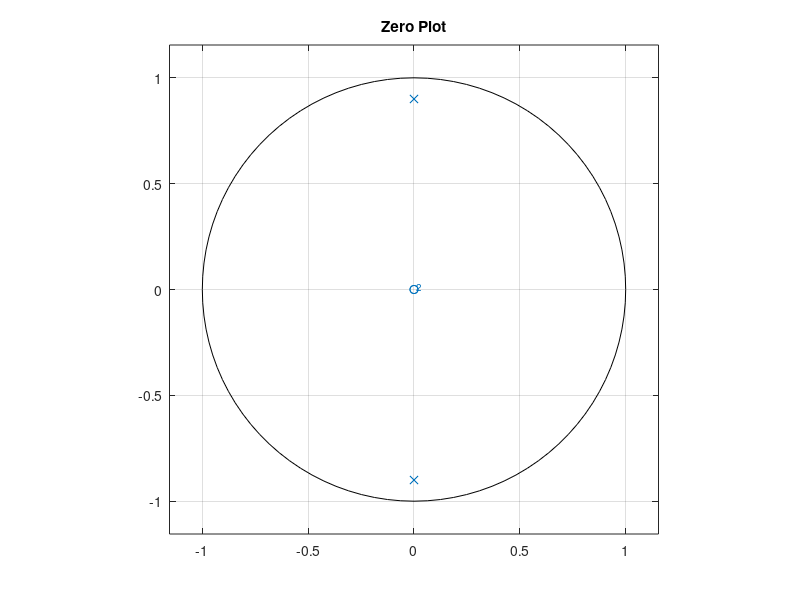
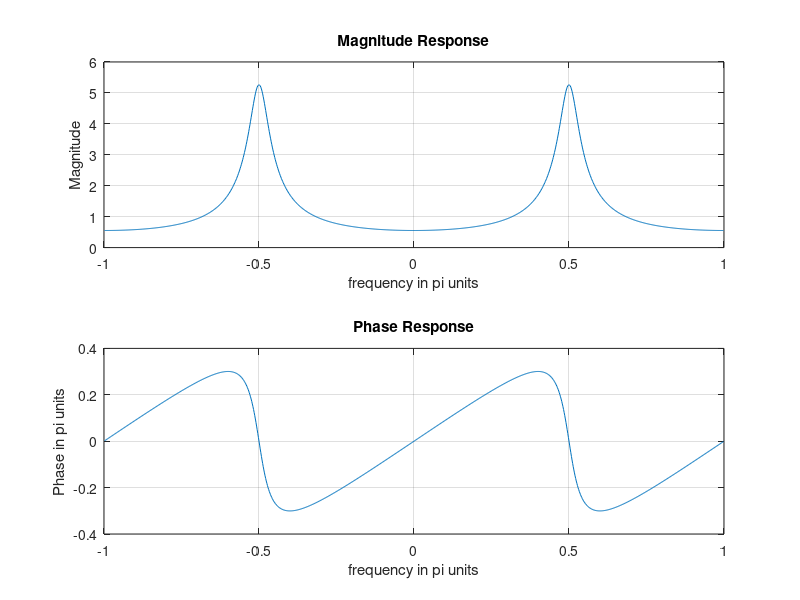
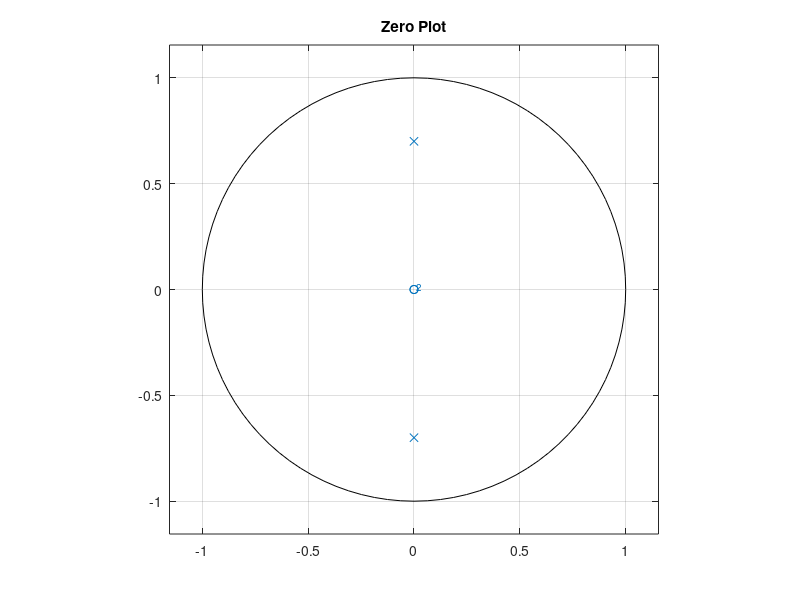
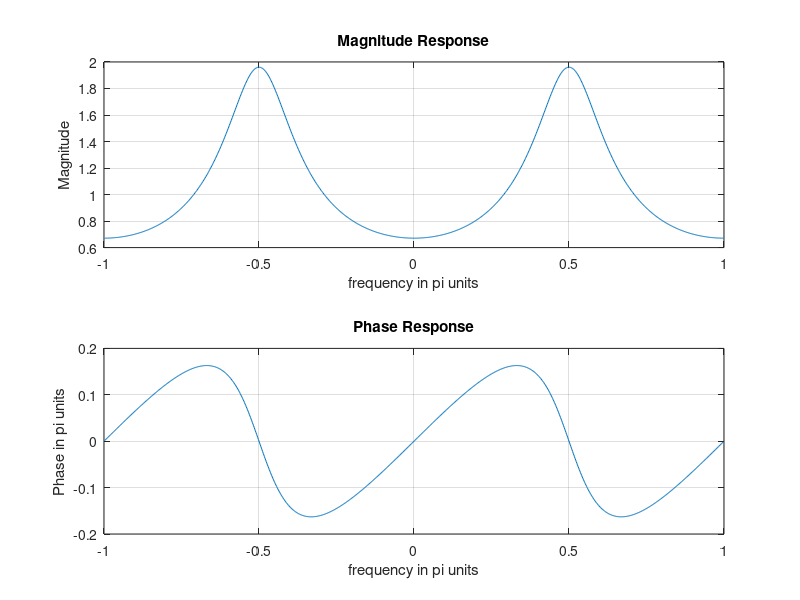

Source code (MATLAB) for these figures, in order:
clc
close all
clear all


% band pass
b = 1
p1 = 0.9*exp(j*pi/2);
p = [p1 p1'];
a = poly(p)

figure, zplane(b,a), title('Zero Plot');

[H,w] = freqz(b,a);
w =[-flipud(w(2:end)); w];  % flipping the rows
H=[conj(flipud(H(2:end))); H];
magH = abs(H); phaH = angle(H);
figure, subplot(2,1,1);plot(w/pi,magH);grid
xlabel('frequency in pi units'); ylabel('Magnitude');
title('Magnitude Response')
subplot(2,1,2);plot(w/pi,phaH/pi) ;grid
xlabel('frequency in pi units'); ylabel('Phase in pi units');
title('Phase Response')

%%%%%%%%%%%%%%%%%%%%%%%%%%%%%%%%%%%%%%%%%%%%%%%%%%%%%%%%%%%%%%%%%%%
clear all
b = 1
p1 = 0.7*exp(j*pi/2);
p = [p1 p1'];
a = poly(p)

figure, zplane(b,a), title('Zero Plot');

[H,w] = freqz(b,a);
w =[-flipud(w(2:end)); w];  % flipping the rows
H=[conj(flipud(H(2:end))); H];
magH = abs(H); phaH = angle(H);
figure, subplot(2,1,1);plot(w/pi,magH);grid
xlabel('frequency in pi units'); ylabel('Magnitude');
title('Magnitude Response')
subplot(2,1,2);plot(w/pi,phaH/pi) ;grid
xlabel('frequency in pi units'); ylabel('Phase in pi units');
title('Phase Response')


%%%%%%%%%%%%%%%%%%%%%%%%%%%%%%%%%%%%%%%%%%%%%%%%%%%%%%%%%%%%%%%%%%%
clear all
b = 1
p1 = 0.9*exp(j*pi/4);
p = [p1 p1'];
a = poly(p)

figure, zplane(b,a), title('Zero Plot');

[H,w] = freqz(b,a);
w =[-flipud(w(2:end)); w];  % flipping the rows
H=[conj(flipud(H(2:end))); H];
magH = abs(H); phaH = angle(H);
figure, subplot(2,1,1);plot(w/pi,magH);grid
xlabel('frequency in pi units'); ylabel('Magnitude');
title('Magnitude Response')
subplot(2,1,2);plot(w/pi,phaH/pi) ;grid
xlabel('frequency in pi units'); ylabel('Phase in pi units');
title('Phase Response')
